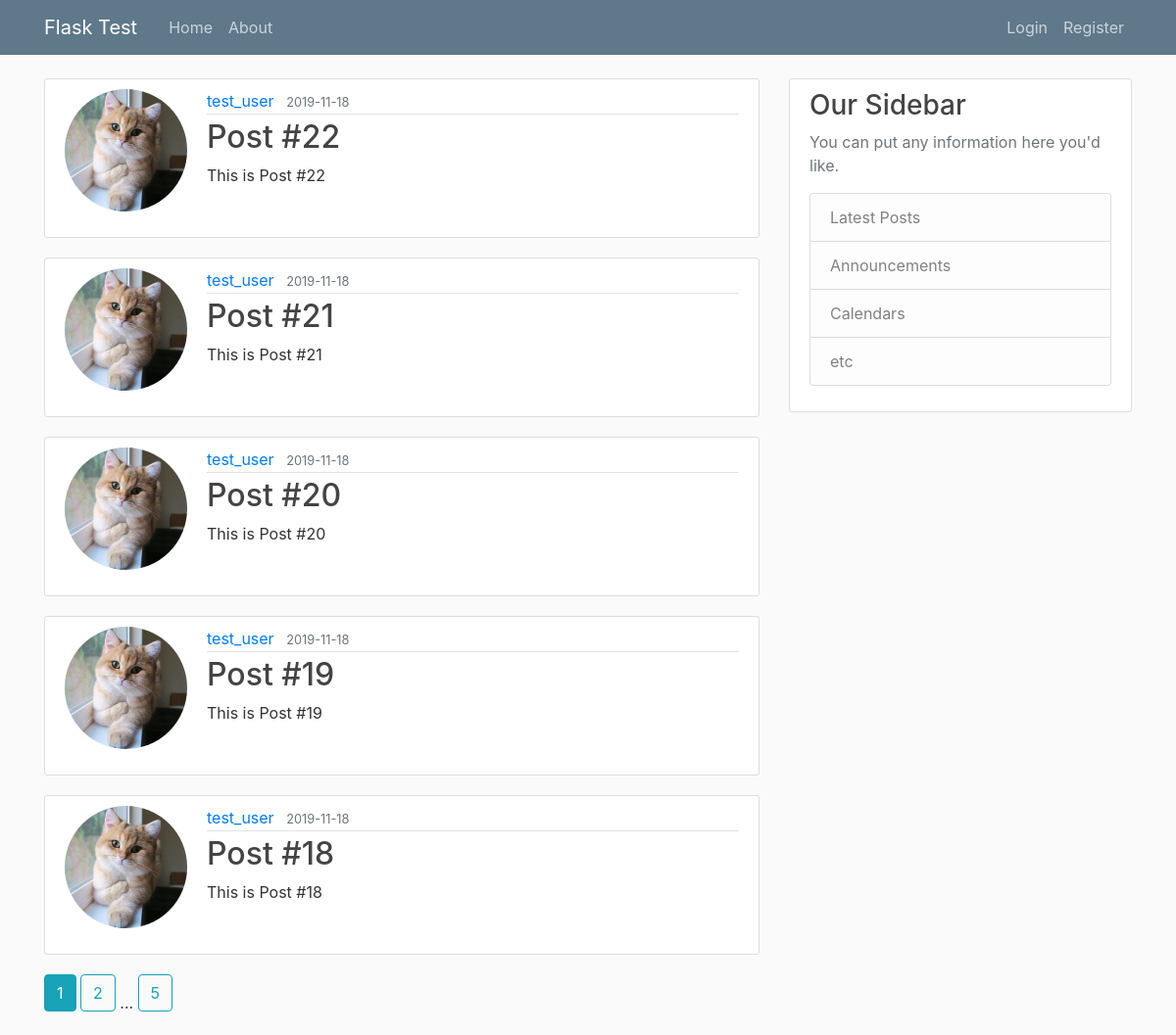
The page /home on the database its author committed.
### flaskblog/models.py (models this page shows, shortened)
class Post(db.Model):
	id = db.Column(db.Integer, primary_key=True)
	title = db.Column(db.String(100), nullable=False)
	date_posted = db.Column(db.DateTime, nullable=False, default=datetime.utcnow)
	content = db.Column(db.Text, nullable=False)
	user_id = db.Column(db.Integer, db.ForeignKey('user.id'), nullable=False)

class User(db.Model, UserMixin):
	id = db.Column(db. Integer, primary_key=True)
	username = db.Column(db.String(20), unique=True, nullable=False)
	email = db.Column(db.String(120), unique=True, nullable=False)
	image_file = db.Column(db.String(20), nullable=False, default='default.jpg')
	password = db.Column(db.String(60), nullable=False)
	posts = db.relationship( 'Post', backref='author', lazy=True)
	about_me = db.Column(db.String(140))
	last_seen = db.Column(db.DateTime, default=datetime.utcnow)
	followed = db.relationship(
        'User', secondary=followers,
        primaryjoin=(followers.c.follower_id == id),
        secondaryjoin=(followers.c.followed_id == id),
        backref=db.backref('followers', lazy='dynamic'), lazy='dynamic')

### flaskblog/routes.py (the view)
@app.route("/")
@app.route("/home")
def home():
	page = request.args.get('page', 1, type=int)
	posts = Post.query.order_by(Post.date_posted.desc()).paginate(page=page, per_page=5)
	return render_template('home.html', posts=posts)

### flaskblog/routes.py (called while the page is built)
@app.before_request
def before_request():
    if current_user.is_authenticated:
        current_user.last_seen = datetime.utcnow()
        db.session.commit()

### flaskblog/templates/home.html
{% extends "layout.html" %}
{% block content %}
    {% for post in posts.items %}
        <article class="media content-section">
          <img class="rounded-circle account-img" src="{{ url_for('static', filename='profile_pics/' + post.author.image_file) }}">
          <div class="media-body">
            <div class="article-metadata">
              <a class="mr-2" href="#">{{ post.author.username }}</a>
              <small class="text-muted">{{ post.date_posted.strftime('%Y-%m-%d') }}</small>
            </div>
            <h2><a class="article-title" href="{{ url_for('post', post_id=post.id) }}">{{ post.title }}</a></h2>
            <p class="article-content">{{ post.content }}</p>
          </div>
        </article>
    {% endfor %}
    {% for page_num in posts.iter_pages(left_edge=1, right_edge=1, left_current=1, right_current=2) %}
      {% if page_num %}
        {% if posts.page == page_num %}
          <a class="btn btn-info mb-4" href="{{ url_for('home', page=page_num) }}">{{ page_num }}</a>
        {% else %}
          <a class="btn btn-outline-info mb-4" href="{{ url_for('home', page=page_num) }}">{{ page_num }}</a>
        {% endif %}
      {% else %}
        ...
      {% endif %}
    {% endfor %}
{% endblock content %}

### flaskblog/static/main.css (style rules this page uses)
body { background: #fafafa; color: #333333; margin-top: 5rem; }
h1, h2, h3, h4, h5, h6 { color: #444444; }
.content-section { background: #ffffff; padding: 10px 20px; border: 1px solid #dddddd; border-radius: 3px; margin-bottom: 20px; }
.article-title { color: #444444; }
.article-content { white-space: pre-line; }
.article-metadata { padding-bottom: 1px; margin-bottom: 4px; border-bottom: 1px solid #e3e3e3 }
.account-img { height: 125px; width: 125px; margin-right: 20px; margin-bottom: 16px; }

### rows shown on the page
Post: image_file (placeholder picture), author.username "test_user", date_posted "2019-11-18", title "Post #22", content "This is Post #22"
Post: image_file (placeholder picture), author.username "test_user", date_posted "2019-11-18", title "Post #21", content "This is Post #21"
Post: image_file (placeholder picture), author.username "test_user", date_posted "2019-11-18", title "Post #20", content "This is Post #20"
Post: image_file (placeholder picture), author.username "test_user", date_posted "2019-11-18", title "Post #19", content "This is Post #19"
Post: image_file (placeholder picture), author.username "test_user", date_posted "2019-11-18", title "Post #18", content "This is Post #18"

### other values the page prints
{{ page_num }} "1"
{{ page_num }} "2" "5"
